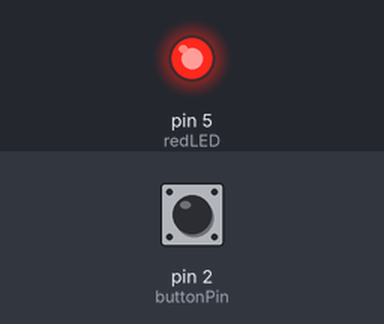
Recording of a sketch running on a simulated Arduino Uno, built with avr-gcc and run on an emulated ATmega328P. Shown: output pins drawn as LEDs (lit = HIGH). The test bench sets the inputs (shaded band); at power-on: pin 2 (buttonPin) LOW. What the sketch prints to the serial monitor is not drawn.

Above: at 0.3 s.
Timing chart, 0 to 1.8 s (numbered marks = the images above):
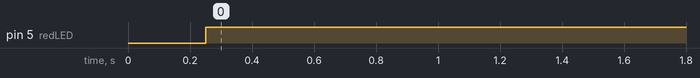

Measured:
- by itself, pin 5 (redLED): LOW → HIGH at 0.25 s

The sketch:

17._Pushbuttons_Pull-up_and_Push-down_resistors.ino
```cpp
int redLED=5;
int buttonPin=2;
int buttonRead;
int t=250;

void setup() {
  // put your setup code here, to run once:
pinMode(redLED,OUTPUT);
pinMode(buttonPin,INPUT);
Serial.begin(9600);
}

void loop() {
  // put your main code here, to run repeatedly:
buttonRead=digitalRead(buttonPin);
Serial.println(buttonRead);
delay(t);
if(buttonRead==1)
{
  digitalWrite(redLED,LOW);
}
if(buttonRead==0)
{
  digitalWrite(redLED,HIGH);
}
}
```
